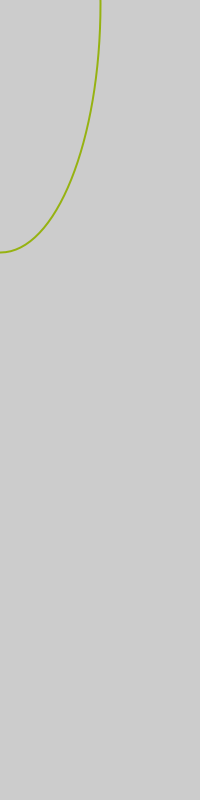
Frame 1 (no input)
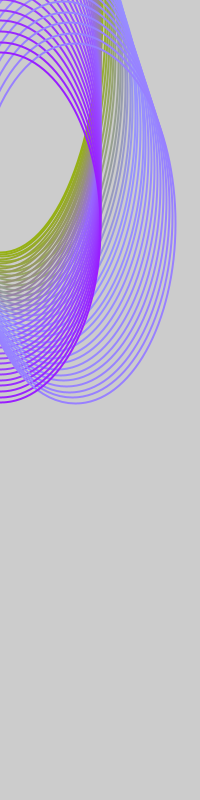
Frame 60 (the mouse pressed at the canvas centre just before this capture)
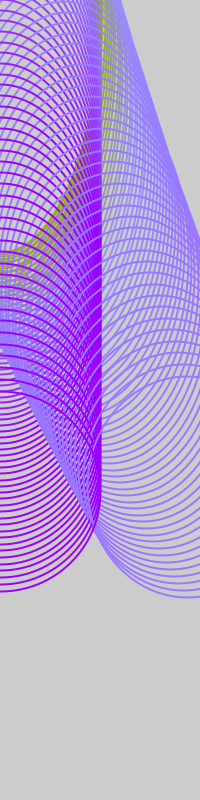
Frame 120 (the mouse held since frame 60 and released just before this capture)

The Processing sketch that drew these frames (run headless with seeded random() and noise(); from frame 60 on, the mouse is pressed at the canvas centre):

// Processing sketch: processing_44331
// ── processing_44331.pde

float x1 = 0;
float y1 = 0;
float x2 = 0;
float y2 = 0;
float xspeed1 = 1;
float yspeed1 = 1.5;
float xspeed2 = .99;
float yspeed2 = 2.5;
        
void setup() {
  size (200,800);
  frameRate(30);
}
        
void draw(){
         
  
  x1 = x1 + xspeed1;
  y1 = y1 + yspeed1;
  x2 = x2 + xspeed2;
y2 = y2+ yspeed2;  
  
  
         
  if ((x1 > width) || (x1 < 01 )) {
    xspeed1 = -xspeed1;
  }
       
xspeed1 = xspeed1+.01;

        
  if ((x2 > width) || (x2 < 1 )) {
    xspeed2 = -xspeed2;
  }
       

           
    if (( y1 > height) || (y1 < 1)) {
      yspeed1 = - yspeed1 ;
    }
    
      if (( y2 > height) || (y2 < 1)) {
      yspeed2 = - yspeed2 ;
    }
           
    strokeWeight(2);
    stroke( 170-(y2/8),300-(x2/6+(y1)),200-(y2*4));
noFill();
//   ellipse (x1-(y2/100),y1,100-(x1/5), 50+(y2/30));
stroke(150+(y2/50), ((180-y2)+(x1/.5*(x2/HALF_PI))), 10+(y2*PI));
ellipse(x1*x2,y2+(x1), 200,500-(x2/100+(y2-(x2*.1*x1))))  ;
}
          
          
      
void keyPressed() {
  save("japey.tiff");
}
